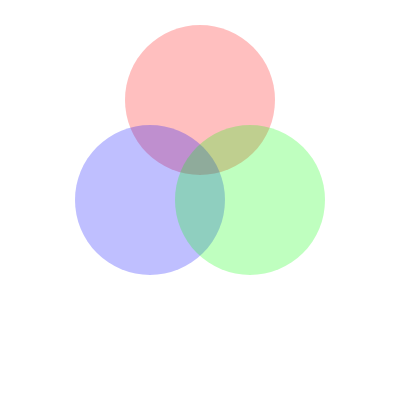
Frame 1 (no input)
Frame 60 (no input): identical to frame 1, image omitted
Frame 120 (the mouse pressed at the canvas centre since frame 60): identical to frame 1, image omitted

The p5.js sketch that drew this single still picture (run headless with seeded random() and noise() and a simulated clock; from frame 60 on, the mouse is pressed at the canvas centre):

// p5.js sketch
// ── sketch.js
function setup() {
  createCanvas(400, 400);
}

function draw() {
  background(255);
  noStroke();
  fill('rgba(255,0,0,0.25)');
  circle(200,100,150);
  fill('rgba(0,0,255,.25)');
  circle(150,200,150);
  fill('rgba(0,255,0,0.25)');
  circle(250,200,150);
}
